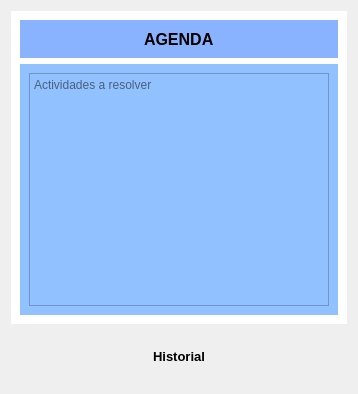
<?xml version="1.0" encoding="UTF-8"?>
<ui version="4.0">
 <class>Form</class>
 <widget class="QWidget" name="Form">
  <property name="geometry">
   <rect>
    <x>0</x>
    <y>0</y>
    <width>358</width>
    <height>394</height>
   </rect>
  </property>
  <property name="windowTitle">
   <string>Form</string>
  </property>
  <layout class="QGridLayout" name="gridLayout">
   <item row="0" column="0">
    <widget class="QWidget" name="widget" native="true">
     <property name="styleSheet">
      <string notr="true">background-color: rgb(255, 255, 255);</string>
     </property>
     <layout class="QGridLayout" name="gridLayout_2">
      <item row="1" column="0">
       <widget class="QWidget" name="widget_3" native="true">
        <property name="styleSheet">
         <string notr="true">background-color: rgb(146, 193, 255);</string>
        </property>
        <layout class="QGridLayout" name="gridLayout_3">
         <item row="0" column="0">
          <widget class="QPlainTextEdit" name="outAgenda">
           <property name="readOnly">
            <bool>true</bool>
           </property>
           <property name="placeholderText">
            <string>Actividades a resolver</string>
           </property>
          </widget>
         </item>
        </layout>
       </widget>
      </item>
      <item row="0" column="0">
       <widget class="QWidget" name="widget_2" native="true">
        <property name="styleSheet">
         <string notr="true">background-color: rgb(138, 179, 255);</string>
        </property>
        <layout class="QGridLayout" name="gridLayout_4">
         <item row="0" column="1">
          <widget class="QLabel" name="label">
           <property name="font">
            <font>
             <pointsize>12</pointsize>
             <weight>75</weight>
             <bold>true</bold>
            </font>
           </property>
           <property name="text">
            <string>AGENDA</string>
           </property>
          </widget>
         </item>
         <item row="0" column="0">
          <spacer name="horizontalSpacer">
           <property name="orientation">
            <enum>Qt::Horizontal</enum>
           </property>
           <property name="sizeHint" stdset="0">
            <size>
             <width>40</width>
             <height>20</height>
            </size>
           </property>
          </spacer>
         </item>
         <item row="0" column="2">
          <spacer name="horizontalSpacer_2">
           <property name="orientation">
            <enum>Qt::Horizontal</enum>
           </property>
           <property name="sizeHint" stdset="0">
            <size>
             <width>40</width>
             <height>20</height>
            </size>
           </property>
          </spacer>
         </item>
        </layout>
       </widget>
      </item>
     </layout>
    </widget>
   </item>
   <item row="1" column="0">
    <widget class="QWidget" name="widget_4" native="true">
     <layout class="QGridLayout" name="gridLayout_5">
      <item row="0" column="0">
       <spacer name="horizontalSpacer_3">
        <property name="orientation">
         <enum>Qt::Horizontal</enum>
        </property>
        <property name="sizeHint" stdset="0">
         <size>
          <width>40</width>
          <height>20</height>
         </size>
        </property>
       </spacer>
      </item>
      <item row="0" column="1">
       <widget class="QPushButton" name="historial">
        <property name="minimumSize">
         <size>
          <width>50</width>
          <height>35</height>
         </size>
        </property>
        <property name="font">
         <font>
          <pointsize>10</pointsize>
          <weight>75</weight>
          <bold>true</bold>
         </font>
        </property>
        <property name="styleSheet">
         <string notr="true">QPushButton{
border:Opx;
}

QPushButton:hover{
border:Sox sold #aa00ff;
background-color:#c5ebff;
}

</string>
        </property>
        <property name="text">
         <string>Historial</string>
        </property>
       </widget>
      </item>
      <item row="0" column="2">
       <spacer name="horizontalSpacer_4">
        <property name="orientation">
         <enum>Qt::Horizontal</enum>
        </property>
        <property name="sizeHint" stdset="0">
         <size>
          <width>40</width>
          <height>20</height>
         </size>
        </property>
       </spacer>
      </item>
     </layout>
    </widget>
   </item>
  </layout>
 </widget>
 <resources/>
 <connections/>
</ui>
